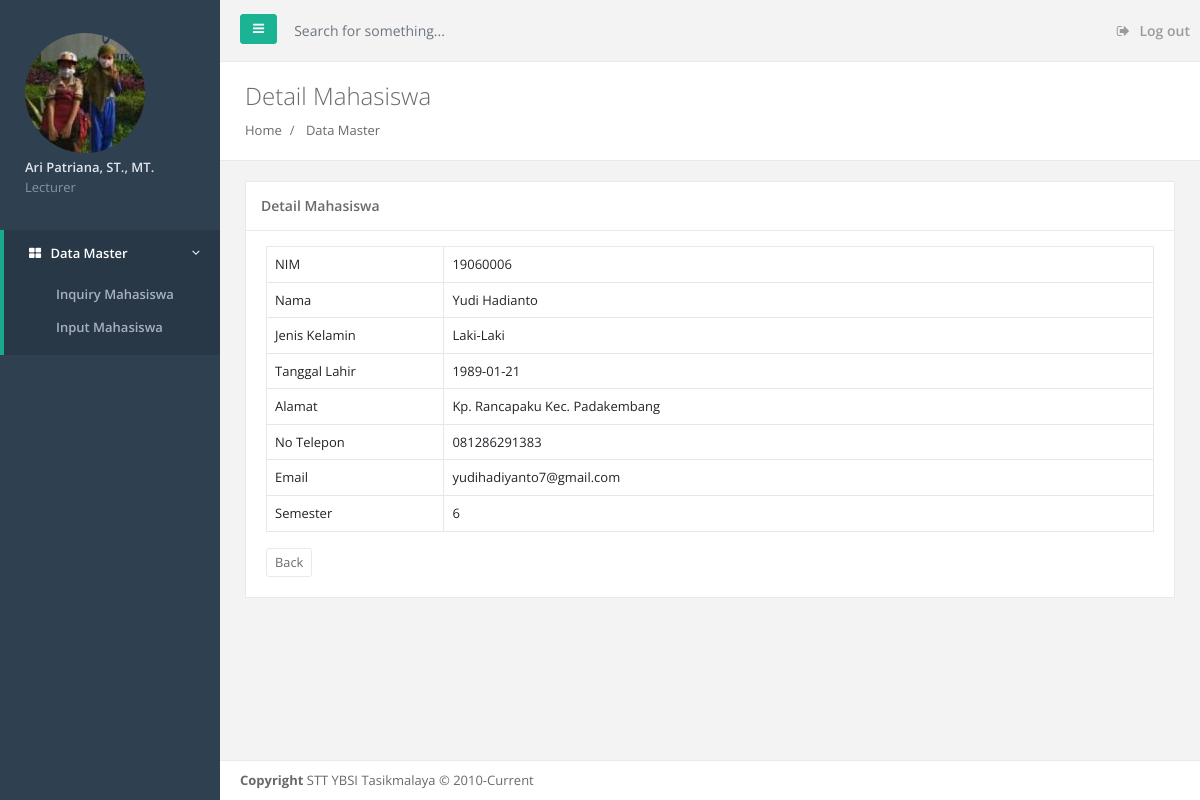
/detail_mahasiswa.php?action_menu=DETAIL&id=30, run on the app's committed database.
### tables this page shows
CREATE TABLE `master_mahasiswa` (
  `id` int(11) NOT NULL,
  `nim` varchar(10) NOT NULL,
  `nama` varchar(100) NOT NULL,
  `jenis_kelamin` varchar(20) NOT NULL,
  `tanggal_lahir` date NOT NULL,
  `alamat` varchar(100) NOT NULL,
  `no_tlp` varchar(20) NOT NULL,
  `email` varchar(50) NOT NULL,
  `semester` int(11) NOT NULL
);

### detail_mahasiswa.php (the view)
<?php include './layout/header.php'; ?>
<?php
include 'mysql_connect.php';
$id = $_GET['id'];
$select_query = "select * from master_mahasiswa where id = $id";
$result = mysqli_query($conn, $select_query);
$row = mysqli_fetch_array($result);
?>
</div>
<div class="row wrapper border-bottom white-bg page-heading">
	<div class="col-lg-10">
		<h2>Detail Mahasiswa</h2>
		<ol class="breadcrumb">
			<li class="breadcrumb-item">
				<a href="index.html">Home</a>
			</li>
			<li class="breadcrumb-item">
				<a>Data Master</a>
			</li>
		</ol>
	</div>
</div>
<div class="wrapper wrapper-content animated fadeInRight">
	<div class="row">
		<div class="col-lg-12">
			<div class="ibox ">
				<div class="ibox-title">
					<h5>Detail Mahasiswa</h5>
				</div>
				<div class="ibox-content">
					<div class="table-responsive">
						<table class="table table-bordered table-hover dataTables-example">
							<tr>
								<td style="width: 20%;">NIM</td>
								<td><?= $row['nim'] ?></td>
							</tr>
							<tr>
								<td style="width: 20%;">Nama</td>
								<td><?= $row['nama'] ?></td>
							</tr>
							<tr>
								<td style="width: 20%;">Jenis Kelamin</td>
								<td><?= $row['jenis_kelamin'] ?></td>
							</tr>
							<tr>
								<td style="width: 20%;">Tanggal Lahir</td>
								<td><?= $row['tanggal_lahir'] ?></td>
							</tr>
							<tr>
								<td style="width: 20%;">Alamat</td>
								<td><?= $row['alamat'] ?></td>
							</tr>
							<tr>
								<td style="width: 20%;">No Telepon</td>
								<td><?= $row['no_tlp'] ?></td>
							</tr>
							<tr>
								<td style="width: 20%;">Email</td>
								<td><?= $row['email'] ?></td>
							</tr>
							<tr>
								<td style="width: 20%;">Semester</td>
								<td><?= $row['semester'] ?></td>
							</tr>
						</table>
					</div>
					<a href="list_mahasiswa.php" class="btn btn-white btn-sm" type="submit">Back</a>
				</div>
			</div>
		</div>
	</div>
</div>
<?php include './layout/footer.php'; ?>

### data on the page
master_mahasiswa: nim "19060006", nama "Yudi Hadianto", jenis_kelamin "Laki-Laki", tanggal_lahir "1989-01-21", alamat "Kp. Rancapaku Kec. Padakembang", no_tlp "081286291383", email "yudihadiyanto7@gmail.com", semester "6"
